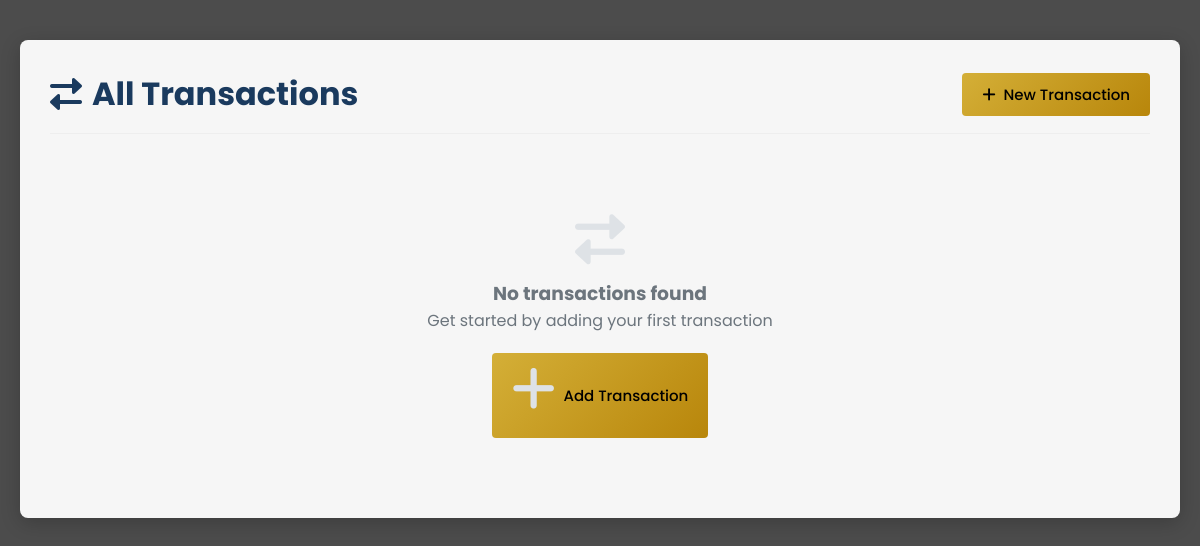
Page /transactions (signed in) on the earlier database version.
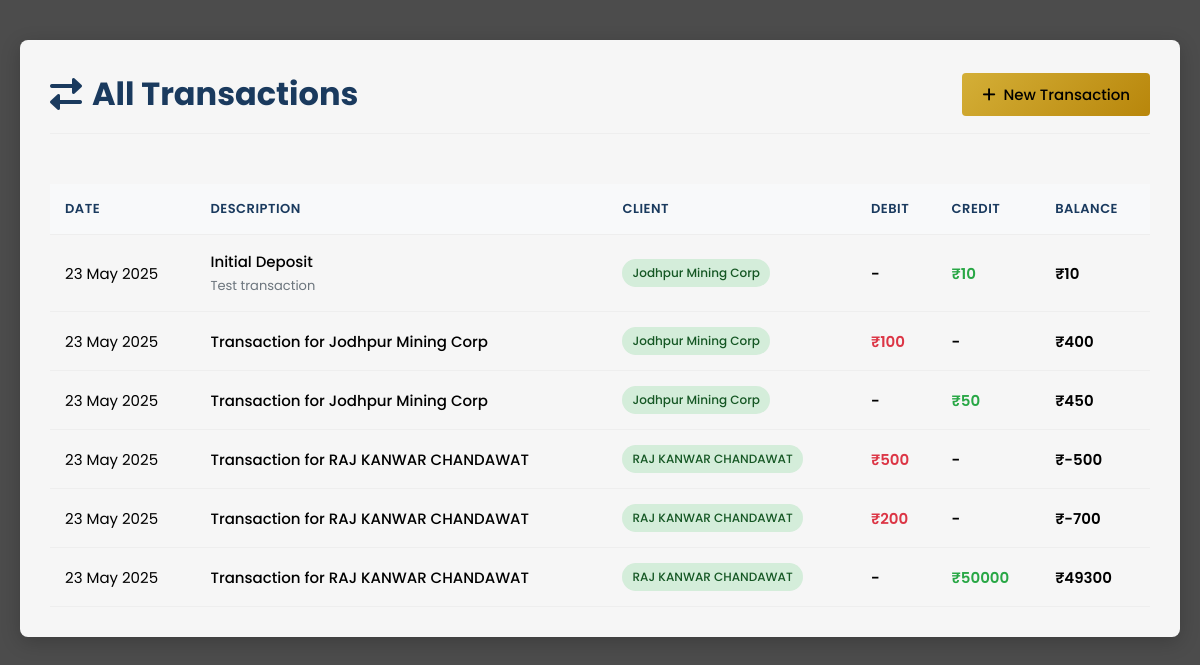
Same page on the later database version.
### models.py (models this page shows, shortened)
class Transaction(db.Model):
    __tablename__ = 'transactions'
    id = db.Column(db.Integer, primary_key=True)
    date = db.Column(db.Date, nullable=False, default=datetime.utcnow)
    name = db.Column(db.String(200), nullable=False)
    description = db.Column(db.Text, nullable=True)
    debit_amount = db.Column(db.Integer, default=0)  # Storing in paise (1/100 of a rupee)
    credit_amount = db.Column(db.Integer, default=0)  # Storing in paise (1/100 of a rupee)
    balance = db.Column(db.Integer, default=0)  # Storing in paise (1/100 of a rupee)
    client_id = db.Column(db.Integer, db.ForeignKey('clients.id'), nullable=True)
    created_at = db.Column(db.DateTime, default=datetime.utcnow)
    updated_at = db.Column(db.DateTime, default=datetime.utcnow, onupdate=datetime.utcnow)
    client = db.relationship('Client', backref='transactions')

class Client(db.Model):
    __tablename__ = 'clients'
    id = db.Column(db.Integer, primary_key=True)
    client_id = db.Column(db.String(20), unique=True, nullable=False, index=True)
    name = db.Column(db.String(100), nullable=False)
    client_type = db.Column(db.Enum('Individual', 'Corporate', name='client_type'), nullable=False, default='Individual')
    email = db.Column(db.String(120), unique=True, nullable=True)
    phone = db.Column(db.String(20), nullable=True)
    address = db.Column(db.Text, nullable=True)
    city = db.Column(db.String(50), nullable=True)
    state = db.Column(db.String(50), nullable=True)
    country = db.Column(db.String(50), nullable=True, default='India')
    postal_code = db.Column(db.String(20), nullable=True)
    status = db.Column(db.Enum('Active', 'Pending', 'Inactive', name='client_status'), default='Active')
    balance = db.Column(db.Integer, default=0)  # Storing in paise (1/100 of a rupee)
    notes = db.Column(db.Text, nullable=True)
    created_at = db.Column(db.DateTime, default=datetime.utcnow)
    updated_at = db.Column(db.DateTime, default=datetime.utcnow, onupdate=datetime.utcnow)

### app.py (the view)
@app.route('/transactions')
@login_required
def transactions():
    transactions = Transaction.query.order_by(Transaction.date.desc()).all()
    return render_template('transactions.html', transactions=transactions)

### app.py (called while the page is built)
@login_manager.user_loader
def load_user(user_id):
    return User.query.get(int(user_id))

### templates/transactions.html (shortened to what this page needs)
<!DOCTYPE html>
<html lang="en">
<head>
    <link rel="stylesheet" href="https://cdnjs.cloudflare.com/ajax/libs/font-awesome/6.0.0-beta3/css/all.min.css">
</head>
<body>
    <div class="container">
        <div class="header">
            <h1><i class="fas fa-exchange-alt"></i> All Transactions</h1>
            <a href="{{ url_for('new_transaction') }}" class="btn">
                <i class="fas fa-plus"></i> New Transaction
            </a>
        </div>
        {% if transactions %}
            <div style="overflow-x: auto;">
                <table class="transactions-table">
                    <thead>
                        <tr>
                            <th>Date</th>
                            <th>Description</th>
                            <th>Client</th>
                            <th>Debit</th>
                            <th>Credit</th>
                            <th>Balance</th>
                        </tr>
                    </thead>
                    <tbody>
                        {% for transaction in transactions %}
                            <tr>
                                <td>{{ transaction.date.strftime('%d %b %Y') }}</td>
                                <td>
                                    <div style="font-weight: 500;">{{ transaction.name }}</div>
                                    {% if transaction.description %}
                                        <div style="font-size: 13px; color: #6c757d; margin-top: 3px;">
                                            {{ transaction.description|truncate(50) }}
                                        </div>
                                    {% endif %}
                                </td>
                                <td>
                                    {% if transaction.client %}
                                        <span class="badge badge-success">
                                            {{ transaction.client.name }}
                                        </span>
                                    {% else %}
                                        <span style="color: #6c757d;">-</span>
                                    {% endif %}
                                </td>
                                <td class="amount {% if transaction.debit_amount > 0 %}debit{% endif %}">
                                    {% if transaction.debit_amount > 0 %}
                                        ₹{{ "%d"|format(transaction.debit_amount // 100) }}
                                    {% else %}
                                        -
                                    {% endif %}
                                </td>
                                <td class="amount {% if transaction.credit_amount > 0 %}credit{% endif %}">
                                    {% if transaction.credit_amount > 0 %}
                                        ₹{{ "%d"|format(transaction.credit_amount // 100) }}
                                    {% else %}
                                        -
                                    {% endif %}
                                </td>
                                <td class="amount">
                                    ₹{{ "%d"|format(transaction.balance // 100) }}
                                </td>
                            </tr>
                        {% endfor %}
                    </tbody>
                </table>
            </div>
        {% else %}
            <div class="no-transactions">
                <i class="fas fa-exchange-alt"></i>
                <h3>No transactions found</h3>
                <p>Get started by adding your first transaction</p>
                <a href="{{ url_for('new_transaction') }}" class="btn">
                    <i class="fas fa-plus"></i> Add Transaction
                </a>
            </div>
        {% endif %}
    </div>
</body>
</html>

### templates/transactions.html (style rules this page uses)
:root { --primary-color: #1a3a5e; --secondary-color: #d4af37; --accent-color: #b8860b; --light-color: #f5f5f5; --dark-color: #1a1a1a; --success-color: #28a745; --danger-color: #dc3545; }
* { margin: 0; padding: 0; box-sizing: border-box; font-family: 'Poppins', sans-serif; }
body { background: linear-gradient(rgba(0, 0, 0, 0.7), rgba(0, 0, 0, 0.7)), url('https://images.unsplash.com/photo-1533130090877-8530e6e5ad79?ixlib=rb-1.2.1&auto=format&fit=crop&w=1950&q=80'); background-size: cover; background-position: center; background-attachment: fixed; min-height: 100vh; padding: 40px 20px; position: relative; }
.container { max-width: 1200px; margin: 0 auto; background: rgba(255, 255, 255, 0.95); border-radius: 8px; padding: 30px; box-shadow: 0 5px 20px rgba(0, 0, 0, 0.2); }
.header { display: flex; justify-content: space-between; align-items: center; margin-bottom: 30px; padding-bottom: 15px; border-bottom: 1px solid #eee; }
.header h1 { color: var(--primary-color); margin: 0; display: flex; align-items: center; gap: 10px; }
.btn { display: inline-flex; align-items: center; gap: 8px; background: linear-gradient(135deg, var(--secondary-color), var(--accent-color)); color: #000; border: none; padding: 10px 20px; border-radius: 4px; cursor: pointer; font-size: 15px; font-weight: 500; text-decoration: none; transition: all 0.3s; }
.transactions-table { width: 100%; border-collapse: collapse; margin-top: 20px; font-size: 15px; }
.transactions-table th, .transactions-table td { padding: 15px; text-align: left; border-bottom: 1px solid #eee; }
.transactions-table th { background-color: #f8f9fa; color: var(--primary-color); font-weight: 600; text-transform: uppercase; font-size: 13px; letter-spacing: 0.5px; }
.amount { font-weight: 600; }
.credit { color: var(--success-color); }
.debit { color: var(--danger-color); }
.badge { display: inline-block; padding: 5px 10px; border-radius: 20px; font-size: 12px; font-weight: 500; }
.badge-success { background-color: #d4edda; color: #155724; }

Differences in the rows shown:
added Transaction: credit_amount "10", balance "10", debit_amount 0 (drawn)
added Transaction: debit_amount "100", balance "400", credit_amount 0 (drawn)
added Transaction: credit_amount "50", balance "450", debit_amount 0 (drawn)
added Transaction: debit_amount "500", balance "-500", credit_amount 0 (drawn)
added Transaction: debit_amount "200", balance "-700", credit_amount 0 (drawn)
added Transaction: credit_amount "50000", balance "49300", debit_amount 0 (drawn)
Other differences:
text no longer shown: "No transactions found Get started by adding your first transaction Add Transaction"
text now shown: "DATE DESCRIPTION CLIENT DEBIT CREDIT BALANCE"
